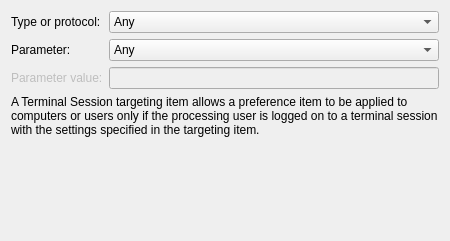
<?xml version="1.0" encoding="UTF-8"?>
<ui version="4.0">
 <class>TerminalSessionWidget</class>
 <widget class="QWidget" name="TerminalSessionWidget">
  <property name="geometry">
   <rect>
    <x>0</x>
    <y>0</y>
    <width>450</width>
    <height>241</height>
   </rect>
  </property>
  <property name="sizePolicy">
   <sizepolicy hsizetype="Maximum" vsizetype="Preferred">
    <horstretch>0</horstretch>
    <verstretch>0</verstretch>
   </sizepolicy>
  </property>
  <property name="minimumSize">
   <size>
    <width>450</width>
    <height>200</height>
   </size>
  </property>
  <property name="windowTitle">
   <string>Form</string>
  </property>
  <layout class="QGridLayout" name="gridLayout">
   <item row="4" column="0" colspan="2">
    <spacer name="verticalSpacer">
     <property name="orientation">
      <enum>Qt::Vertical</enum>
     </property>
     <property name="sizeHint" stdset="0">
      <size>
       <width>558</width>
       <height>137</height>
      </size>
     </property>
    </spacer>
   </item>
   <item row="0" column="0">
    <widget class="QLabel" name="typeLabel">
     <property name="sizePolicy">
      <sizepolicy hsizetype="Preferred" vsizetype="Preferred">
       <horstretch>0</horstretch>
       <verstretch>0</verstretch>
      </sizepolicy>
     </property>
     <property name="minimumSize">
      <size>
       <width>45</width>
       <height>0</height>
      </size>
     </property>
     <property name="maximumSize">
      <size>
       <width>300</width>
       <height>16777215</height>
      </size>
     </property>
     <property name="text">
      <string>Type or protocol:</string>
     </property>
    </widget>
   </item>
   <item row="1" column="0">
    <widget class="QLabel" name="paramLabel">
     <property name="text">
      <string>Parameter:</string>
     </property>
    </widget>
   </item>
   <item row="3" column="0" colspan="2">
    <widget class="QLabel" name="label">
     <property name="text">
      <string>A Terminal Session targeting item allows a preference item to be applied to computers or users only if the processing user is logged on to a terminal session with the settings specified in the targeting item.</string>
     </property>
     <property name="wordWrap">
      <bool>true</bool>
     </property>
    </widget>
   </item>
   <item row="2" column="0">
    <widget class="QLabel" name="paramValLabel">
     <property name="enabled">
      <bool>false</bool>
     </property>
     <property name="text">
      <string>Parameter value:</string>
     </property>
    </widget>
   </item>
   <item row="0" column="1">
    <widget class="QComboBox" name="typeComboBox">
     <item>
      <property name="text">
       <string>Any</string>
      </property>
     </item>
     <item>
      <property name="text">
       <string>Remote Desktop Services</string>
      </property>
     </item>
    </widget>
   </item>
   <item row="1" column="1">
    <widget class="QComboBox" name="paramComboBox">
     <item>
      <property name="text">
       <string>Any</string>
      </property>
     </item>
     <item>
      <property name="text">
       <string>Application name</string>
      </property>
     </item>
     <item>
      <property name="text">
       <string>Client name</string>
      </property>
     </item>
     <item>
      <property name="text">
       <string>Initial program</string>
      </property>
     </item>
     <item>
      <property name="text">
       <string>Session name</string>
      </property>
     </item>
     <item>
      <property name="text">
       <string>Working directory</string>
      </property>
     </item>
     <item>
      <property name="text">
       <string>Client TCP/IP address</string>
      </property>
     </item>
    </widget>
   </item>
   <item row="2" column="1">
    <widget class="QLineEdit" name="paramValLineEdit">
     <property name="enabled">
      <bool>false</bool>
     </property>
    </widget>
   </item>
  </layout>
 </widget>
 <resources/>
 <connections/>
</ui>
